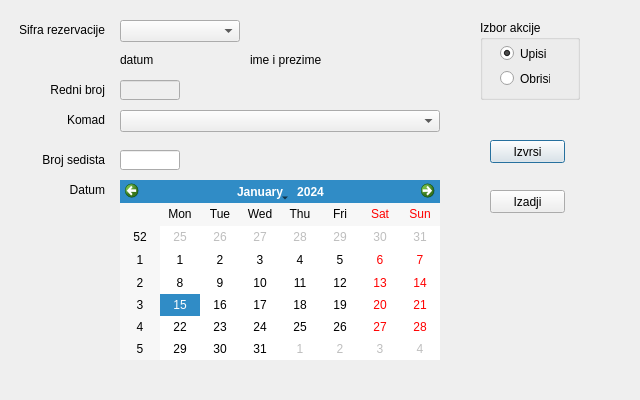
<?xml version="1.0" encoding="UTF-8"?>
<ui version="4.0">
 <class>Rezervacije</class>
 <widget class="QDialog" name="Rezervacije">
  <property name="geometry">
   <rect>
    <x>0</x>
    <y>0</y>
    <width>640</width>
    <height>400</height>
   </rect>
  </property>
  <property name="windowTitle">
   <string>Rezervacije</string>
  </property>
  <widget class="QLabel" name="labelSifraRezervacije">
   <property name="geometry">
    <rect>
     <x>20</x>
     <y>20</y>
     <width>85</width>
     <height>20</height>
    </rect>
   </property>
   <property name="text">
    <string>Sifra rezervacije</string>
   </property>
   <property name="alignment">
    <set>Qt::AlignRight|Qt::AlignTrailing|Qt::AlignVCenter</set>
   </property>
  </widget>
  <widget class="QLabel" name="labelDatumRezervacije">
   <property name="geometry">
    <rect>
     <x>120</x>
     <y>50</y>
     <width>120</width>
     <height>20</height>
    </rect>
   </property>
   <property name="text">
    <string>datum</string>
   </property>
   <property name="alignment">
    <set>Qt::AlignLeading|Qt::AlignLeft|Qt::AlignVCenter</set>
   </property>
  </widget>
  <widget class="QLabel" name="labelRedniBrojRezervacije">
   <property name="geometry">
    <rect>
     <x>20</x>
     <y>80</y>
     <width>85</width>
     <height>20</height>
    </rect>
   </property>
   <property name="text">
    <string>Redni broj</string>
   </property>
   <property name="alignment">
    <set>Qt::AlignRight|Qt::AlignTrailing|Qt::AlignVCenter</set>
   </property>
  </widget>
  <widget class="QLabel" name="labelKomad">
   <property name="geometry">
    <rect>
     <x>20</x>
     <y>110</y>
     <width>85</width>
     <height>20</height>
    </rect>
   </property>
   <property name="text">
    <string>Komad</string>
   </property>
   <property name="alignment">
    <set>Qt::AlignRight|Qt::AlignTrailing|Qt::AlignVCenter</set>
   </property>
  </widget>
  <widget class="QComboBox" name="comboBoxKomad">
   <property name="geometry">
    <rect>
     <x>120</x>
     <y>110</y>
     <width>320</width>
     <height>22</height>
    </rect>
   </property>
  </widget>
  <widget class="QLineEdit" name="lineEditRedniBrojRezervacije">
   <property name="enabled">
    <bool>false</bool>
   </property>
   <property name="geometry">
    <rect>
     <x>120</x>
     <y>80</y>
     <width>60</width>
     <height>20</height>
    </rect>
   </property>
   <property name="readOnly">
    <bool>false</bool>
   </property>
  </widget>
  <widget class="QLabel" name="labelBrojSedista">
   <property name="geometry">
    <rect>
     <x>20</x>
     <y>150</y>
     <width>85</width>
     <height>20</height>
    </rect>
   </property>
   <property name="text">
    <string>Broj sedista</string>
   </property>
   <property name="alignment">
    <set>Qt::AlignRight|Qt::AlignTrailing|Qt::AlignVCenter</set>
   </property>
  </widget>
  <widget class="QLineEdit" name="lineEditBrojSedista">
   <property name="geometry">
    <rect>
     <x>120</x>
     <y>150</y>
     <width>60</width>
     <height>20</height>
    </rect>
   </property>
  </widget>
  <widget class="QLabel" name="labelDatum">
   <property name="geometry">
    <rect>
     <x>20</x>
     <y>180</y>
     <width>85</width>
     <height>20</height>
    </rect>
   </property>
   <property name="text">
    <string>Datum</string>
   </property>
   <property name="alignment">
    <set>Qt::AlignRight|Qt::AlignTrailing|Qt::AlignVCenter</set>
   </property>
  </widget>
  <widget class="QCalendarWidget" name="calendarWidgetDatum">
   <property name="geometry">
    <rect>
     <x>120</x>
     <y>180</y>
     <width>320</width>
     <height>180</height>
    </rect>
   </property>
  </widget>
  <widget class="QLabel" name="labelImeIPrezimeRezervacije">
   <property name="geometry">
    <rect>
     <x>250</x>
     <y>50</y>
     <width>120</width>
     <height>20</height>
    </rect>
   </property>
   <property name="text">
    <string>ime i prezime</string>
   </property>
   <property name="alignment">
    <set>Qt::AlignLeading|Qt::AlignLeft|Qt::AlignVCenter</set>
   </property>
  </widget>
  <widget class="QGroupBox" name="groupBoxIzborAkcije">
   <property name="geometry">
    <rect>
     <x>480</x>
     <y>20</y>
     <width>100</width>
     <height>80</height>
    </rect>
   </property>
   <property name="title">
    <string>Izbor akcije</string>
   </property>
   <widget class="QRadioButton" name="radioButtonUpisi">
    <property name="geometry">
     <rect>
      <x>20</x>
      <y>25</y>
      <width>50</width>
      <height>17</height>
     </rect>
    </property>
    <property name="text">
     <string>Upisi</string>
    </property>
    <property name="checked">
     <bool>true</bool>
    </property>
   </widget>
   <widget class="QRadioButton" name="radioButtonObrisi">
    <property name="geometry">
     <rect>
      <x>20</x>
      <y>50</y>
      <width>50</width>
      <height>17</height>
     </rect>
    </property>
    <property name="text">
     <string>Obrisi</string>
    </property>
   </widget>
  </widget>
  <widget class="QPushButton" name="pushButtonIzvrsi">
   <property name="geometry">
    <rect>
     <x>490</x>
     <y>140</y>
     <width>75</width>
     <height>23</height>
    </rect>
   </property>
   <property name="text">
    <string>Izvrsi</string>
   </property>
  </widget>
  <widget class="QPushButton" name="pushButtonIzadji">
   <property name="geometry">
    <rect>
     <x>490</x>
     <y>190</y>
     <width>75</width>
     <height>23</height>
    </rect>
   </property>
   <property name="text">
    <string>Izadji</string>
   </property>
  </widget>
  <widget class="QComboBox" name="comboBoxSifraRezervacije">
   <property name="geometry">
    <rect>
     <x>120</x>
     <y>20</y>
     <width>120</width>
     <height>22</height>
    </rect>
   </property>
  </widget>
 </widget>
 <resources/>
 <connections/>
</ui>
